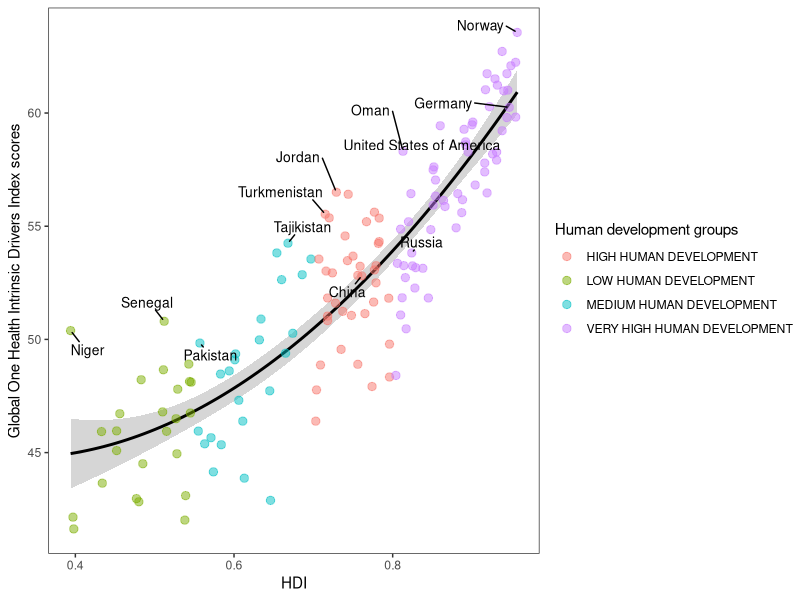

Write the R code that produced this figure.
library(readxl)
library(readr)
library(tidyverse)
library(cowplot)
library(colorspace)
library(ggrepel)

data <- read_csv("HDI-B.csv")

test <- data %>%
  mutate(
    `Human development groups` = case_when(
      `Human development groups` == "VERY HIGH HUMAN DEVELOPMENT" ~ "VERY HIGH HUMAN DEVELOPMENT",
      `Human development groups` == "HIGH HUMAN DEVELOPMENT" ~ "HIGH HUMAN DEVELOPMENT",
      `Human development groups` == "MEDIUM HUMAN DEVELOPMENT" ~ "MEDIUM HUMAN DEVELOPMENT",
      `Human development groups` == "LOW HUMAN DEVELOPMENT" ~ "LOW HUMAN DEVELOPMENT",
      TRUE ~ `Human development groups` # All the other remain the same
    )
  )

country_highlight <- c(
  "Germany", "Norway", "United States of America", "China","Oman","Turkmenistan","Russia", 
  "Pakistan", "Niger","Senegal","Tajikistan","Jordan"
)

test <- test %>%
  mutate(
    label = ifelse(country %in% country_highlight, country, "")
  )


expohi = ggplot(test, aes(HDI, B)) +
  geom_smooth(method="lm", formula = 'y ~ poly(x,2)' , col="black") +
  geom_point(
    aes(color = `Human development groups`, fill = `Human development groups`),
    size = 2.5, alpha = 0.5, 
    shape = 21 # This is a dot with both border (color) and fill.
  ) +
  # Add auto-positioned text
  geom_text_repel(
    aes(label = label),
    color = "black",
    size = 10/.pt, # font size 9 pt
    point.padding = 0.1, 
    box.padding = 0.6,
    min.segment.length = 0,
    max.overlaps = 1000,
    seed = 7654 # For reproducibility reasons
  ) +
  xlab("HDI") +
  ylab("Global One Health Intrinsic Drivers Index scores")+
  theme_test() 

ggsave("HDIgroup-B.pdf", width=8, height=4, dpi=600)

